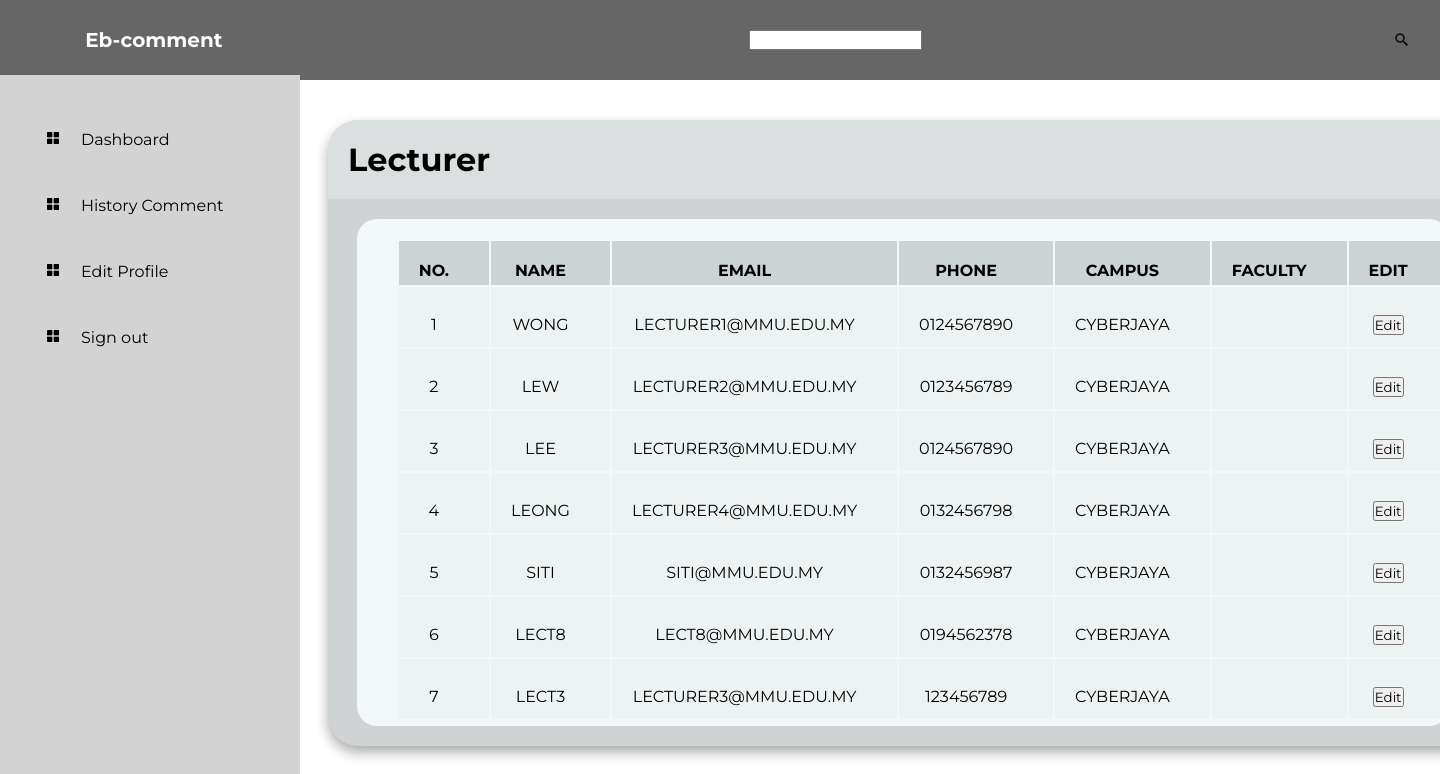
The page /lecturerlist on the database its author committed.
### models.py (models this page shows)
class Lecturer(db.Model):
    __tablename__ = 'lecturer'
    id = db.Column(db.Integer, primary_key=True)
    name = db.Column(db.String(100), nullable=False)
    photo = db.Column(db.String(100), nullable=False)
    phone = db.Column(db.String(20), nullable=False)
    email = db.Column(db.String(200), nullable=False)
    campus = db.Column(db.String(100), nullable=False)
    bio = db.Column(db.Text, nullable=True)
    faculty_id = db.Column(db.Integer, ForeignKey('faculty.id'), nullable=False)
    faculty = db.relationship("Faculty", back_populates="lecturers")

### app.py (the view)
@app.route("/lecturerlist", methods=["POST", "GET"])
def lecturerlist():
    conn = get_db_connection()
    cursor = conn.cursor()
    cursor.execute("SELECT * FROM lecturer")
    lecturer_data = cursor.fetchall()
    conn.close()
    return render_template("lecturerlist.html", lecturers=lecturer_data)

### app.py (called while the page is built)
def get_db_connection():
    con = sqlite3.connect("instance/database.db")
    con.row_factory = sqlite3.Row
    return con

### templates/lecturerlist.html (shortened to what this page needs)
<!DOCTYPE html>
<html lang="en">
<head>
    <link href='https://unpkg.com/boxicons@2.1.4/css/boxicons.min.css'rel='stylesheet'>
    <link href="../static/style.css" rel="stylesheet">
</head>
<body>
    <div class="Try"><h2>Eb-comment</h2><input type="research"><i class='bx bx-search-alt-2'></i></div>
    <div class="sidebar">
        <ul>
            {% if session['email'] == 'admin@gmail.com' %}
            <li><a href="/admin"><i class='bx bxs-grid-alt'></i>Dashboard</a></li>
            <li><a href="/user"><i class='bx bxs-grid-alt'></i>User Control</a></li>
            <li><a href="/admin_comment"><i class='bx bxs-grid-alt'></i>Comment Control</a></li>
            <li><a href="/uploadlecturer"><i class='bx bxs-grid-alt'></i>Upload Lecturer</a></li>
            <li><a href="/lecturerlist"><i class='bx bxs-grid-alt'></i>Lecturer List</a></li>
            <li><a href="/logout"><i class='bx bxs-grid-alt'></i>Sign out</a></li>
            {% else %}
            <li><a href="/admin"><i class='bx bxs-grid-alt'></i>Dashboard</a></li>
            <li><a href="/history"><i class='bx bxs-grid-alt'></i>History Comment</a></li>
            <li><a href="/a_edit"><i class='bx bxs-grid-alt'></i>Edit Profile</a></li>
            <li><a href="/logout"><i class='bx bxs-grid-alt'></i>Sign out</a></li>
            {% endif %}
        </ul>
    </div>
    <div class="table">
        <div class="table_header">
            <h1>Lecturer </h1>
        </div>
        <div class="table_body">
            <table>
                <thead>
                    <tr>
                        <th>No. </th>
                        <th>Name</th>
                        <th>Email</th>
                        <th>Phone</th>
                        <th>Campus</th>
                        <th>Faculty</th>
                        <th>Edit</th>
                    </tr>
                </thead>
                <tbody>
                    <tbody>
                        {% for lecturer in lecturers %}
                        <tr>
                            <td>{{ loop.index }}</td>
                            <td>{{ lecturer[1] }}</td>
                            <td>{{ lecturer[4] }}</td>
                            <td>{{ lecturer[3] }}</td>
                            <td>{{ lecturer[5] }}</td>
                            <td>{{ lecturer[8] }}</td>
                            <td>
                                <form action="/edit_user/{{ lecturer[0] }}" method="GET">
                                    <button type="submit">Edit</button>
                                </form>
                            </td>
                        </tr>
                        {% endfor %}
                    </tbody>
                </tbody>
            </table>
        </div>
    </div>
</body>
</html>

### static/style.css (style rules this page uses)
* { margin:0; padding: 0; box-sizing: border-box; font-family: 'Montserrat'; }
body { font-family: 'Montserrat'; justify-content: center; align-items: center; margin: 0; padding: 0; min-width: 100vh; }
.Try { padding:30px; height:10vh; width:100%; background-color: rgb(102,102, 102); justify-content: space-between; align-items: center; display:flex; position: relative; }
.Try h2 { color: white; font-size: 20px; padding: 30px 4%; }
.sidebar { position: absolute; left: 0; top: 75px; height: 1100px; width: 300px; background-color: lightgrey; z-index: 10; }
.sidebar ul { list-style: none; align-items: center; padding-bottom: 20px; margin: 5px; padding: 20px; }
.sidebar li { padding-top: 10px; }
.sidebar a { color: black; text-decoration: none; padding-right: 10px; font-weight: 400; }
.sidebar i { padding: 20px; }
.table { position: relative; font-family: sans-serif; background-color: rgb(207, 211, 212); box-shadow: 0 .4rem .8rem #0005; border-radius: 30px; overflow: hidden; width: 1150px; justify-content: center; left: 20%; margin-left: 40px; margin-top:40px ; }
table tr { text-transform: uppercase; }
.table table { margin-left: 20px; margin-right: auto; }
table,td,th { padding-top: 20px; padding-left: 20px; padding-right: 40px; padding-bottom: 5px; text-align: center; }
.table_header { width: 100%; height: 10%; background-color: #fff4; padding: 20px; }
.table_body { width: 95%; max-height: calc(89%-.8rem); background-color: rgb(242,247,247); margin: 20px auto; border-radius: 20px; overflow: auto; text-align: center; }
thead th { position: sticky; top: 0; left: 0; background-color: rgb(203,211,212); }
tbody tr { position: sticky; margin: 20px; background-color: rgb(237,242,242); }

### rows shown on the page
Lecturer: name "WONG", email "LECTURER1@MMU.EDU.MY", phone "0124567890", campus "CYBERJAYA"
Lecturer: name "LEW", email "LECTURER2@MMU.EDU.MY", phone "0123456789", campus "CYBERJAYA"
Lecturer: name "LEE", email "LECTURER3@MMU.EDU.MY", phone "0124567890", campus "CYBERJAYA"
Lecturer: name "LEONG", email "LECTURER4@MMU.EDU.MY", phone "0132456798", campus "CYBERJAYA"
Lecturer: name "SITI", email "SITI@MMU.EDU.MY", phone "0132456987", campus "CYBERJAYA"
Lecturer: name "LECT8", email "LECT8@MMU.EDU.MY", phone "0194562378", campus "CYBERJAYA"
Lecturer: name "LECT3", email "LECTURER3@MMU.EDU.MY", phone "123456789", campus "CYBERJAYA"
